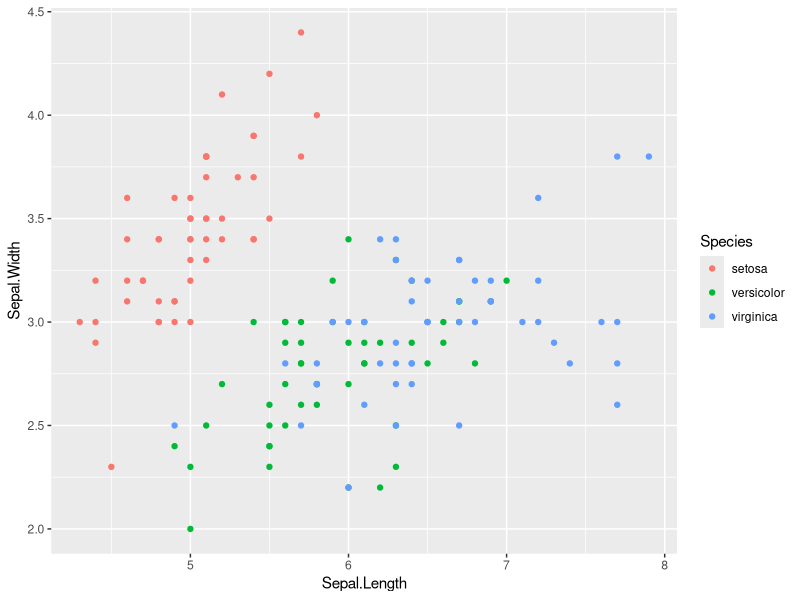
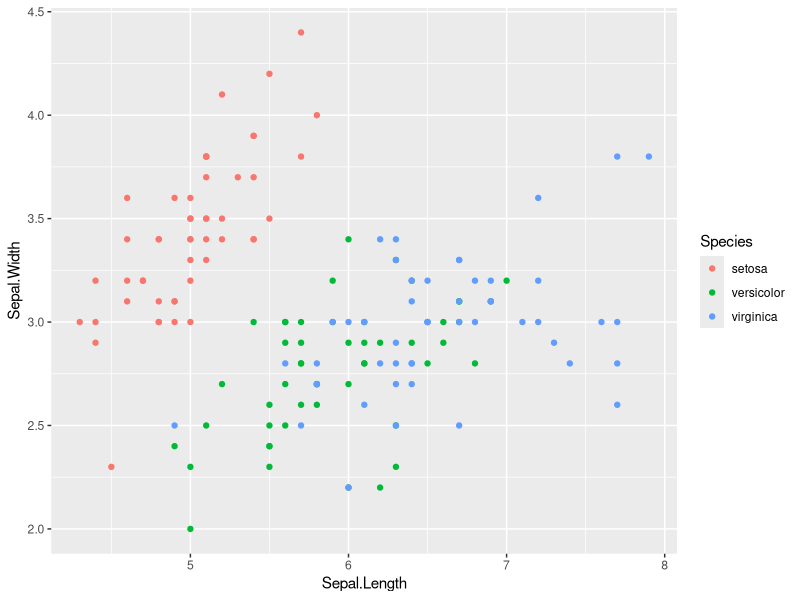
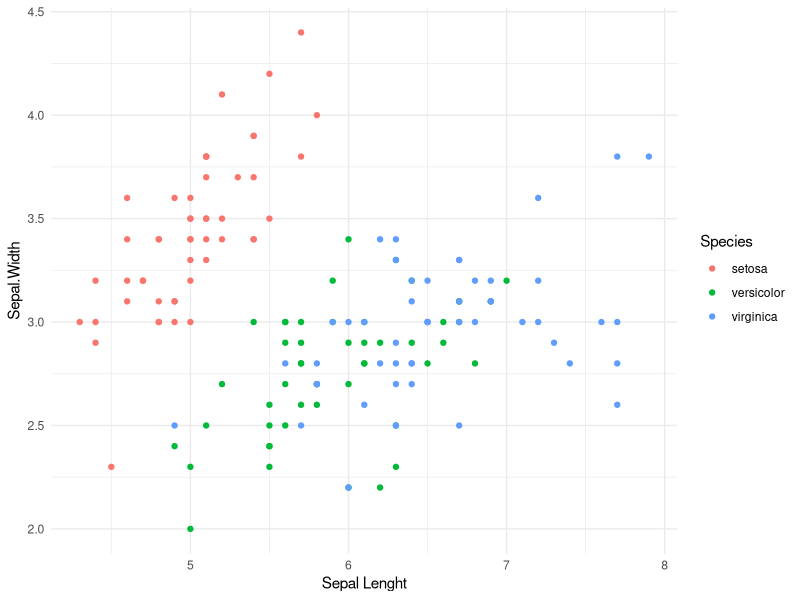

Write the R code that produced these figures, in order. (Note: this script raises an error after producing the figures.)
library( tidyverse )

x <- "42"

iris |> 
  filter( Species == "setosa" ) |> 
  select( Sepal.Length, 
          Sepal.Width ) |>
  summarise( Width = mean( Sepal.Width),
             Length = mean( Sepal.Length) )



iris |>
  group_by( Species ) |> 
  summarise( Mean = mean( Sepal.Length),
             Variance = var( Sepal.Length ) ) 


iris |> 
  ggplot( aes( x = Sepal.Length, 
               y = Sepal.Width, 
               color = Species) ) + 
  geom_point() 
  


iris |> 
  ggplot() + 
  geom_point( aes( x = Sepal.Length, 
                   y = Sepal.Width, 
                   color = Species) ) 


iris |> 
  ggplot( aes( x = Sepal.Length, 
               y = Sepal.Width, 
               color = Species) ) + 
  geom_point() +
  theme_minimal() + 
  xlab("Sepal Lenght")


iris |> 
  select( Sepal.Length) |> 
  as.vector() |> 
  hist() 


iris |>
  ggplot( aes(Sepal.Length ) ) + 
  geom_density( fill="blue") + 
  theme_minimal() +
  xlab( "Sepal Length (mm)")






  





       

     
  

